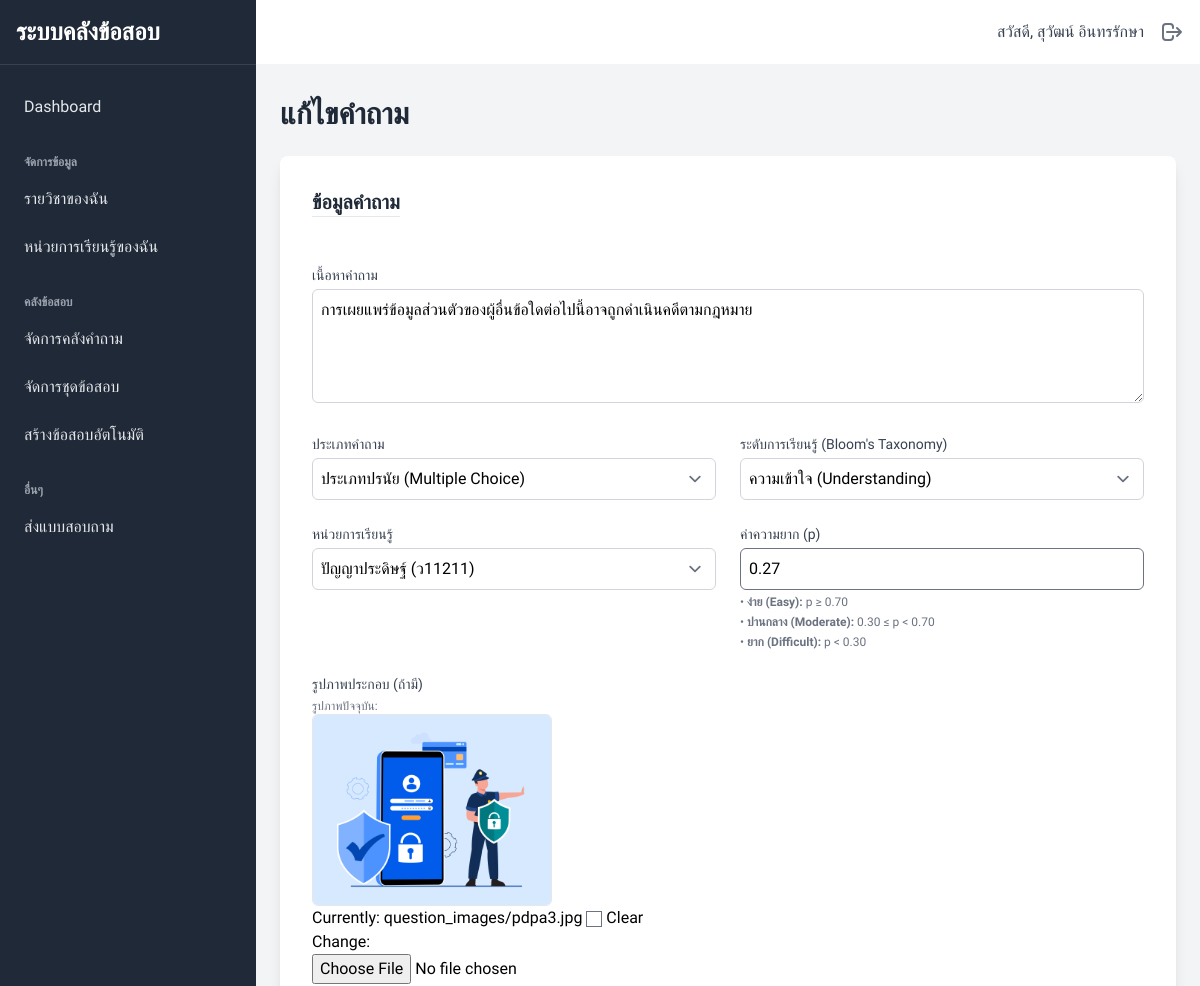
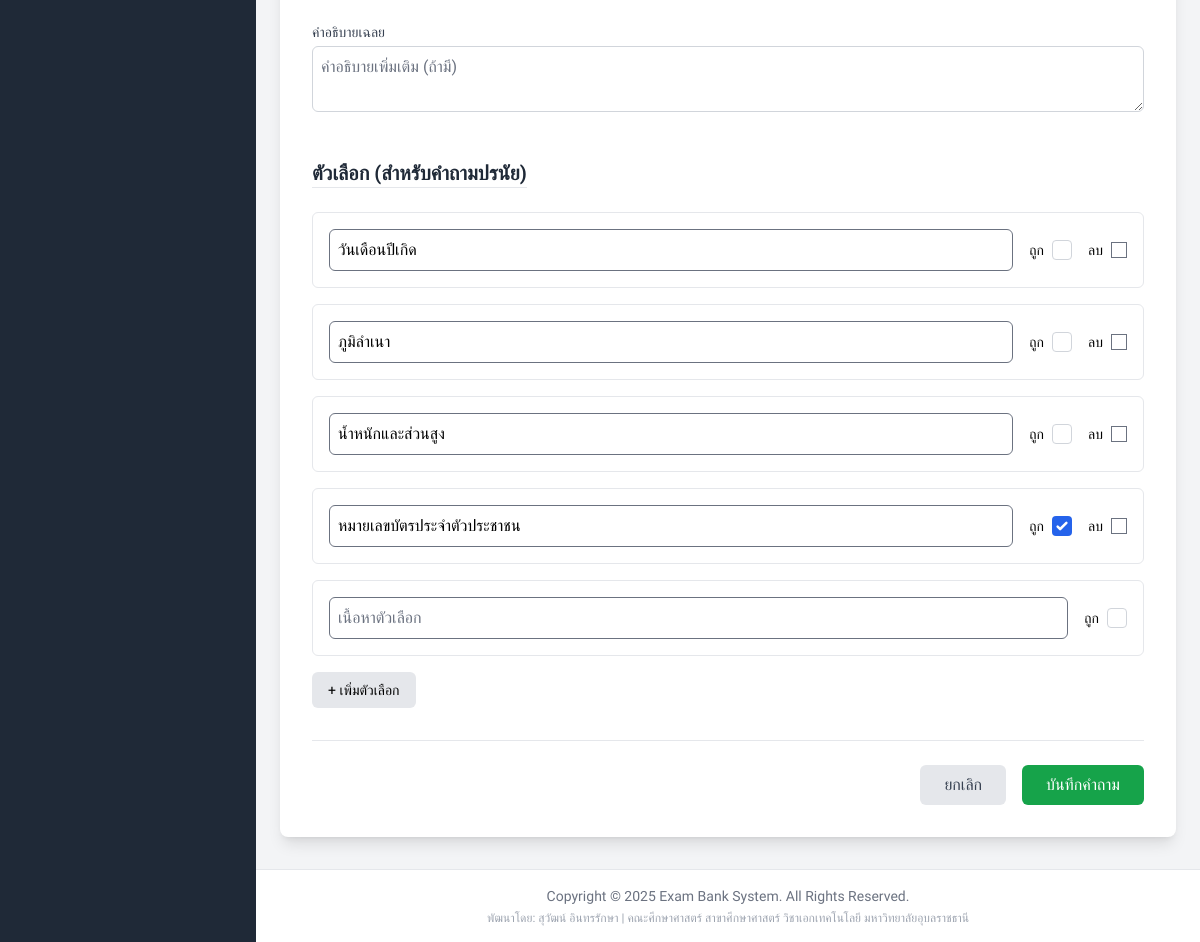
The app's page /teacher/questions/4/edit/ (signed in) with its own data (2 pictures, top to bottom).
### accounts/models.py (models this page shows)
class CustomUser(AbstractUser):
    class Role(models.TextChoices):
        ADMIN = 'ADMIN', 'Admin'
        TEACHER = 'TEACHER', 'Teacher'
    role = models.CharField(max_length=50, choices=Role.choices, default=Role.TEACHER)
    is_approved = models.BooleanField(default=False, help_text="Designates whether the teacher is approved by an admin.")

### exam_management/models.py (models this page shows, shortened)
class Question(models.Model):
    class QuestionType(models.TextChoices):
        MCQ = 'MCQ', 'ประเภทปรนัย (Multiple Choice)'
        SHORT = 'SHORT', 'ประเภทอัตนัยสั้น (Short Answer)'
    class BloomLevel(models.TextChoices):
        REMEMBER = 'REMEMBER', 'ความรู้ความจำ (Remembering)'
        UNDERSTAND = 'UNDERSTAND', 'ความเข้าใจ (Understanding)'
        APPLY = 'APPLY', 'การนำไปใช้ (Applying)'
        ANALYZE = 'ANALYZE', 'การวิเคราะห์ (Analyzing)'
        EVALUATE = 'EVALUATE', 'การประเมินค่า (Evaluating)'
        CREATE = 'CREATE', 'การสร้างสรรค์ (Creating)'
    question_text = models.TextField()
    question_type = models.CharField(
        max_length=10,
        choices=QuestionType.choices
    )
    difficulty_level = models.FloatField(
        default=0.5,
        help_text="ค่าดัชนีความยาก (p-value) ระหว่าง 0.00 ถึง 1.00"
    )
    bloom_level = models.CharField(
        max_length=20,
        choices=BloomLevel.choices,
        default=BloomLevel.UNDERSTAND,
        verbose_name="ระดับการเรียนรู้ (Bloom)"
    )
    image = models.ImageField(
        upload_to='question_images/', # <-- ไฟล์จะถูกเก็บใน media/question_images/
        blank=True,
        null=True,
        verbose_name="รูปภาพประกอบ"
    )
    explanation = models.TextField(blank=True, null=True)
    learning_unit = models.ForeignKey(
        LearningUnit,
        on_delete=models.CASCADE,
        related_name='questions'
    )
    created_by = models.ForeignKey(CustomUser, on_delete=models.CASCADE)
    created_at = models.DateTimeField(auto_now_add=True)

### exam_management/views.py (the view)
    def wrap(request, *args, **kwargs):
        if request.user.is_authenticated and request.user.role == 'TEACHER' and request.user.is_approved:
            return function(request, *args, **kwargs)
        else:
            messages.error(request, 'คุณต้องเข้าสู่ระบบในฐานะครูที่ได้รับอนุมัติเพื่อเข้าถึงหน้านี้')
            return redirect('accounts:login')

### core/models.py (called while the page is built)
    def __str__(self):
        return f"{self.unit_name} ({self.course.course_code})"

### exam_management/views.py (called while the page is built)
def teacher_required(function):
    def wrap(request, *args, **kwargs):
        if request.user.is_authenticated and request.user.role == 'TEACHER' and request.user.is_approved:
            return function(request, *args, **kwargs)
        else:
            messages.error(request, 'คุณต้องเข้าสู่ระบบในฐานะครูที่ได้รับอนุมัติเพื่อเข้าถึงหน้านี้')
            return redirect('accounts:login')
    return wrap

### templates/teacher/question_form.html (shortened to what this page needs)
{% extends "base.html" %}
{% block content %}
<div class="max-w-4xl mx-auto">
    <h1 class="text-3xl font-bold text-gray-800 mb-6">{{ form_title }}</h1>
    <form method="post" class="bg-white p-8 rounded-lg shadow-lg" enctype="multipart/form-data">
        <fieldset class="space-y-6">
            <legend class="text-xl font-semibold text-gray-800 border-b pb-3 mb-6">ข้อมูลคำถาม</legend>
            <div>
                <label for="{{ form.question_text.id_for_label }}" class="block text-sm font-medium text-gray-700 mb-1">{{ form.question_text.label }}</label>
                {{ form.question_text }}
            </div>
            <div class="grid grid-cols-1 md:grid-cols-2 gap-6">
                <div>
                    <label for="{{ form.question_type.id_for_label }}" class="block text-sm font-medium text-gray-700 mb-1">{{ form.question_type.label }}</label>
                    {{ form.question_type }}
                </div>
                <div>
                    <label for="{{ form.bloom_level.id_for_label }}" class="block text-sm font-medium text-gray-700 mb-1">{{ form.bloom_level.label }}</label>
                    {{ form.bloom_level }}
                </div>
            </div>
            <div class="grid grid-cols-1 md:grid-cols-2 gap-6">
                 <div>
                    <label for="{{ form.learning_unit.id_for_label }}" class="block text-sm font-medium text-gray-700 mb-1">{{ form.learning_unit.label }}</label>
                    {{ form.learning_unit }}
                </div>
                <div>
                    <label for="{{ form.difficulty_level.id_for_label }}" class="block text-sm font-medium text-gray-700 mb-1">{{ form.difficulty_level.label }}</label>
                    {{ form.difficulty_level }}
                    {{ form.difficulty_level.help_text|safe }}
                </div>
            </div>
            <div>
                <label for="{{ form.image.id_for_label }}" class="block text-sm font-medium text-gray-700 mb-1">{{ form.image.label }}</label>
                {% if form.instance.image %}
                    <div class="my-2">
                        <p class="text-xs text-gray-500">รูปภาพปัจจุบัน:</p>
                        <a href="{{ form.instance.image.url }}" target="_blank">
                            <img src="{{ form.instance.image.url }}" alt="ภาพประกอบ" class="max-h-48 rounded-md border">
                        </a>
                    </div>
                {% endif %}
                {{ form.image }}
            </div>
            <div>
                <label for="{{ form.explanation.id_for_label }}" class="block text-sm font-medium text-gray-700 mb-1">{{ form.explanation.label }}</label>
                {{ form.explanation }}
            </div>
        </fieldset>
        <div id="choices-section" class="mt-10">
            <fieldset>
                <legend class="text-xl font-semibold text-gray-800 border-b pb-3 mb-6">ตัวเลือก (สำหรับคำถามปรนัย)</legend>
                <div id="choice-forms-container" class="space-y-4">
                    {% for choice_form in formset %}
                    <div class="choice-form flex items-center space-x-4 p-4 border rounded-md {% if choice_form.errors %} border-red-500 bg-red-50 {% endif %}">
                        <div class="flex-grow">
                            {{ choice_form.choice_text }}
                        </div>
                        <div class="flex items-center">
                            <label for="{{ choice_form.is_correct.id_for_label }}" class="mr-2 text-sm">ถูก</label>
                            {{ choice_form.is_correct }}
                        </div>
                        {% if formset.can_delete and choice_form.instance.pk %}
                            <div class="flex items-center">
                                <label for="{{ choice_form.DELETE.id_for_label }}" class="mr-2 text-sm">ลบ</label>
                                {{ choice_form.DELETE }}
                            </div>
                        {% endif %}
                    </div>
                    {% endfor %}
                </div>
                <div class="mt-4">
                    <button type="button" id="add-choice-btn" class="px-4 py-2 text-sm bg-gray-200 hover:bg-gray-300 rounded-md">
                        + เพิ่มตัวเลือก
                    </button>
                </div>
            </fieldset>
        </div>
        <div class="flex items-center justify-end space-x-4 mt-8 border-t pt-6">
            <a href="{% url 'question_list' %}" class="px-6 py-2 text-gray-700 bg-gray-200 rounded-md hover:bg-gray-300">ยกเลิก</a>
            <button type="submit" class="px-6 py-2 text-white bg-green-600 rounded-md hover:bg-green-700">บันทึกคำถาม</button>
        </div>
    </form>
</div>
{% endblock %}

### templates/partials/_navbar.html
<header class="bg-white shadow-md w-full">
    <div class="flex items-center justify-end p-4 h-16">
        <div class="flex items-center">
            <span class="mr-4 text-gray-700">สวัสดี, {{ user.get_full_name|default:user.username }}</span>
            <a href="{% url 'accounts:logout' %}" title="ออกจากระบบ" class="text-gray-500 hover:text-red-500">
                <svg xmlns="http://www.w3.org/2000/svg" class="h-6 w-6" fill="none" viewBox="0 0 24 24" stroke="currentColor" stroke-width="2">
                    <path stroke-linecap="round" stroke-linejoin="round" d="M17 16l4-4m0 0l-4-4m4 4H7m6 4v1a3 3 0 01-3 3H6a3 3 0 01-3-3V7a3 3 0 013-3h4a3 3 0 013 3v1" />
                </svg>
            </a>
        </div>
    </div>
</header>

### records on screen
CustomUser: get_full_name "สุวัฒน์ อินทรรักษา"
Question: question_text "การเผยแพร่ข้อมูลส่วนตัวของผู้อื่นข้อใดต่อไปนี้อาจถูกดำเนินคดีตามกฎหมาย", question_type "ประเภทปรนัย (Multiple Choice)", bloom_level "ความเข้าใจ (Understanding)", learning_unit "ปัญญาประดิษฐ์ (ว11211)", difficulty_level "0.27", instance.image (picture)
